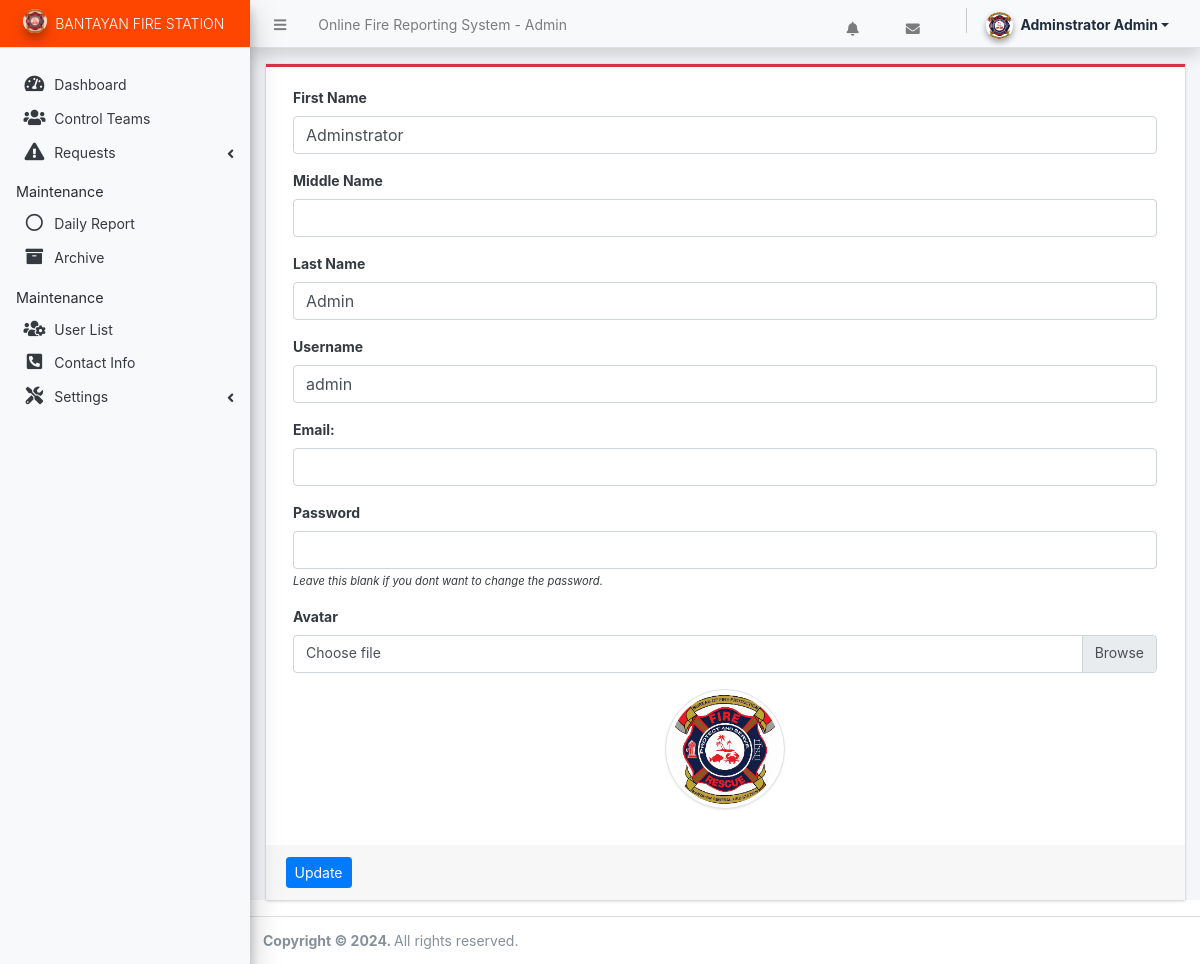
The app's page /admin/?page=user (signed in) with its own data.
### tables this page shows
CREATE TABLE `users` (
  `id` int(50) NOT NULL,
  `firstname` varchar(250) NOT NULL,
  `middlename` text DEFAULT NULL,
  `lastname` varchar(250) NOT NULL,
  `username` text NOT NULL,
  `district` varchar(255) NOT NULL,
  `email` varchar(255) NOT NULL,
  `password` text NOT NULL,
  `reset_token` varchar(255) DEFAULT NULL,
  `token_expiry` datetime DEFAULT NULL,
  `avatar` text DEFAULT NULL,
  `last_login` datetime DEFAULT NULL,
  `type` tinyint(1) NOT NULL DEFAULT 0,
  `date_added` datetime NOT NULL DEFAULT current_timestamp(),
  `date_updated` datetime DEFAULT current_timestamp() ON UPDATE current_timestamp()
);

### classes/DBConnection.php (called while the page is built, shortened)
<?php
class DBConnection{
    private $host = DB_SERVER;
    private $username = DB_USERNAME;
    private $password = DB_PASSWORD;
    private $database = DB_NAME;
    public $conn;
    public function __construct(){
        if (!isset($this->conn)) {
            $this->conn = new mysqli($this->host, $this->username, $this->password, $this->database);
        }
    }
}
?>

### classes/SystemSettings.php (called while the page is built, shortened)
<?php
class SystemSettings extends DBConnection{
	function userdata($field = ''){
		if(!empty($field)){
			if(isset($_SESSION['userdata'][$field]))
				return $_SESSION['userdata'][$field];
			else
				return null;
		}else{
			return false;
		}
	}
}
$_settings = new SystemSettings();
?>

### config.php (called while the page is built, shortened)
<?php
require_once('initialize.php');
require_once('classes/DBConnection.php');
require_once('classes/SystemSettings.php');
function validate_image($file){
    global $_settings;
	if(!empty($file)){
        $ex = explode("?",$file);
        $file = $ex[0];
        $ts = isset($ex[1]) ? "?".$ex[1] : '';
		if(is_file(base_app.$file)){
			return base_url.$file.$ts;
		}else{
			return base_url.($_settings->info('logo'));
		}
	}else{
		return base_url.($_settings->info('logo'));
	}
}
?>

### admin/user/index.php (the view, shortened to what this page needs)
<?php
$user = $conn->query("SELECT * FROM users where id ='".$_settings->userdata('id')."'");
foreach($user->fetch_array() as $k =>$v){
	$meta[$k] = $v;
}
?>
<div class="card card-outline rounded-0 card-danger">
	<div class="card-body">
		<div class="container-fluid">
			<form action="" id="manage-user">
				<div class="form-group">
					<label for="name">First Name</label>
					<input type="text" name="firstname" id="firstname" class="form-control" value="<?php echo isset($meta['firstname']) ? $meta['firstname']: '' ?>" required>
				</div>
				<div class="form-group">
					<label for="name">Middle Name</label>
					<input type="text" name="middlename" id="middlename" class="form-control" value="<?php echo isset($meta['middlename']) ? $meta['middlename']: '' ?>">
				</div>
				<div class="form-group">
					<label for="name">Last Name</label>
					<input type="text" name="lastname" id="lastname" class="form-control" value="<?php echo isset($meta['lastname']) ? $meta['lastname']: '' ?>" required>
				</div>
				<div class="form-group">
					<label for="username">Username</label>
					<input type="text" name="username" id="username" class="form-control" value="<?php echo isset($meta['username']) ? $meta['username']: '' ?>" required  autocomplete="off">
				</div>
				<div class="form-group">
                <label for="email">Email:</label>
                <input type="email" id="email" name="email" class="form-control" required>
            	</div>
				<div class="form-group">
					<label for="password">Password</label>
					<input type="password" name="password" id="password" class="form-control" value="" autocomplete="off">
					<small><i>Leave this blank if you dont want to change the password.</i></small>
				</div>
				<div class="form-group">
					<label for="" class="control-label">Avatar</label>
					<div class="custom-file">
		              <label class="custom-file-label" for="customFile">Choose file</label>
		            </div>
				</div>
				<div class="form-group d-flex justify-content-center">
					<img src="<?php echo validate_image(isset($meta['avatar']) ? $meta['avatar'] :'') ?>" alt="" id="cimg" class="img-fluid img-thumbnail">
				</div>
			</form>
		</div>
	</div>
	<div class="card-footer">
			<div class="col-md-12">
				<div class="row">
					<button class="btn btn-sm btn-primary" form="manage-user">Update</button>
				</div>
			</div>
		</div>
</div>

### admin/user/index.php (style rules this page uses)
img#cimg { height: 15vh; width: 15vh; object-fit: cover; border-radius: 100% 100%; }

### records on screen
users: firstname "Adminstrator", lastname "Admin", username "admin", avatar (picture)

### other values on screen
$_settings->info('name') "Online Fire Reporting System"
$_settings->info('short_name') "BANTAYAN FIRE STATION"
